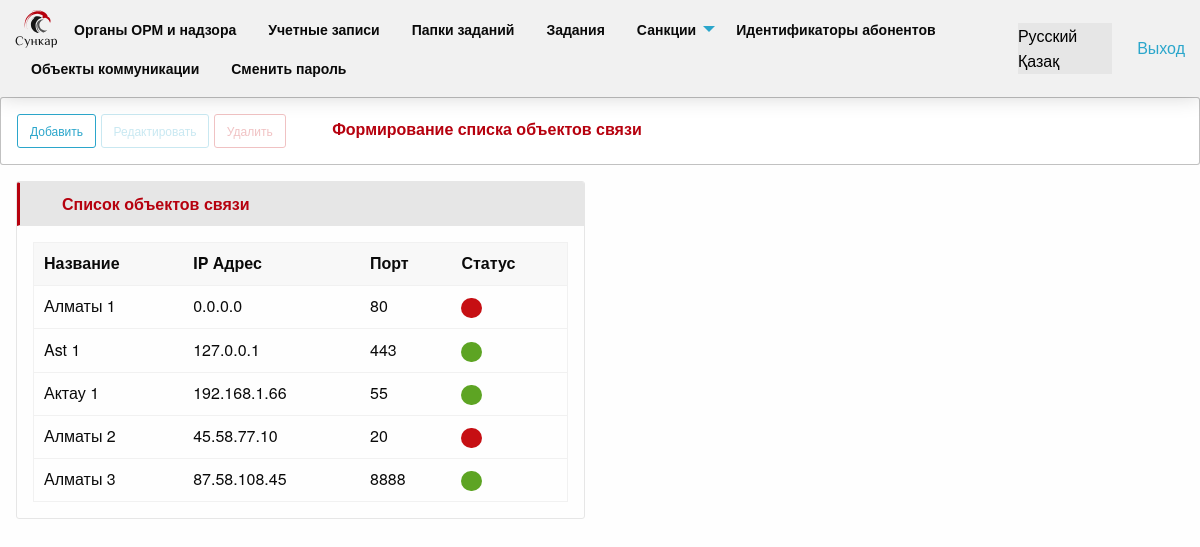
Screenshot of /communication_objects/ (signed in) with the database file from the repository.
### apps/kernel/models.py (models this page shows, shortened)
class CommunicationObject(TimestampMixin):
    class Meta:
        verbose_name = 'Объект связи'
        verbose_name_plural = 'Объекты связи'
        permissions = (
            ('menu_view_communication_objects', 'Объекты связи - в Меню'),
        )
    name = models.CharField(
        max_length=256,
        verbose_name='Название'
    )
    ip_address = models.GenericIPAddressField(
        verbose_name='IP адрес'
    )
    port = models.IntegerField(
        verbose_name='порт'
    )
    state = models.BooleanField(
        default=True,
        verbose_name='Статус'
    )

### apps/kernel/views.py (the view)
class CommunicationObjectView(ListView):
    template_name = 'kernel/communication_object/index.html'
    model = models.CommunicationObject
    context_object_name = 'communication_objects'
    def get_context_data(self, *, object_list=None, **kwargs):
        ctx = super().get_context_data(**kwargs)
        ctx['form_obj'] = forms.CommunicationObjectForm
        return ctx

### apps/system/context_processors.py (called while the page is built)
def menu_context(request):
    context_data = dict()
    user = request.user
    if not request.user.is_authenticated:
        return context_data
    groups = Group.objects.filter(user=user).all()
    permissions = set(Permission.objects.filter(user=user))
    for group in groups:
        permissions.update(set(group.permissions.all()))
    items = []
    for perm in permissions:
        if 'menu_view' in perm.codename:
            item = MENU_ITEMS.get(perm.codename)
            if item:
                items.append(item)
    items = sorted(items, key=lambda k: k.get('priority'))
    context_data['menu_items'] = items
    return context_data

### apps/kernel/templates/kernel/communication_object/index.html (shortened to what this page needs)
{% extends 'kernel/communication_object/base_communication_object.html' %}
{% load i18n %}
{% block actions %}
    <a class="button small hollow button_custom" onclick="onAdd()">
        {% translate 'add_button' %}
    </a>
    <a class="button small hollow button_custom action_button" disabled onclick="onEdit(this)">
        {% translate 'edit_button' %}
    </a>
    <a class="button small hollow alert button_custom action_button" disabled onclick="onRemoveElement()">
        {% translate 'delete_button' %}
    </a>
    <span class="headers_section">
        {% translate 'header_section_communication_object' %}
    </span>
{% endblock %}
{% block content %}
    <div class="card">
        <div class="card-divider">
            <span class="headers_local">
                {% translate 'header_list_communication_objects' %}
            </span>
        </div>
        <div class="card-section">
            <table class="unstriped">
                <thead>
                <tr>
                    <th>Название</th>
                    <th>IP Адрес</th>
                    <th>Порт</th>
                    <th>Статус</th>
                </tr>
                </thead>
                <tbody>
                {% for obj in communication_objects %}
                    <tr class="items" id="{{ obj.id }}">
                        <td>
                            {{ obj.name }}
                        </td>
                        <td>
                            {{ obj.ip_address }}
                        </td>
                        <td>
                            {{ obj.port }}
                        </td>
                        <td>
                            {% if obj.state %}
                                <span class="badge success">&nbsp;</span>
                            {% else %}
                                <span class="badge alert">&nbsp;</span>
                            {% endif %}
                        </td>
                    </tr>
                {% endfor %}
                </tbody>
            </table>
        </div>
    </div>
{% endblock %}

### apps/system/static/css/app.css (style rules this page uses)
.button_custom { margin-bottom: 0; }
.headers_section { margin: 0; font-weight: 600; padding: 9px 20px 9px 42px; color: #b6010e; outline: none; border-radius: 0; user-select: none; }
.headers_local { border: 1px solid #e6e6e6; border-left: 3px solid #b6010e; margin: 0; font-weight: 600; padding: 9px 20px 9px 42px; color: #b6010e; outline: none; border-radius: 0; user-select: none; }
.card-divider { padding: 0 !important; }

### rows the page displays
CommunicationObject: name "Алматы 1", ip_address "0.0.0.0", port "80", state False (drawn)
CommunicationObject: name "Ast 1", ip_address "127.0.0.1", port "443", state True (drawn)
CommunicationObject: name "Актау 1", ip_address "192.168.1.66", port "55", state True (drawn)
CommunicationObject: name "Алматы 2", ip_address "45.58.77.10", port "20", state False (drawn)
CommunicationObject: name "Алматы 3", ip_address "87.58.108.45", port "8888", state True (drawn)

### other values shown
{{ item.name }} "Органы ОРМ и надзора" "Учетные записи" "Папки заданий" "Задания" "Идентификаторы абонентов" "Объекты коммуникации" "Сменить пароль"
{{ item.name }} "Санкции"
{{ language.name_local }} "Русский" "Қазақ"
